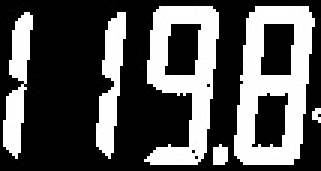
#> input picture data_prep/120C/120C_00002.jpg, 107 x 57 px, given in place of 90C.MOV, which was not available (shown 3 times larger)
$ jupyter execute get_readings_v2.ipynb   (text cells are left out)
#> lines starting #> are read from the running program, lines starting #| are printed output that depends on the picture
#> further down, image is the input picture: shape (57, 107, 3); min 0, max 255, mean 86.7
[cell 1]
import cv2
import numpy as np

[cell 2]
def rescaleFrame(frame, scale = 0.4):
#> called with scale = 0.4
    width = int(frame.shape[1]*scale)
#> width = 42
    height = int(frame.shape[0]*scale)
#> height = 22
    dimensions = (width, height)
#> dimensions = (42, 22)

    return cv2.resize(frame, dimensions, interpolation = cv2.INTER_AREA)
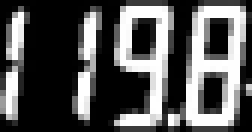
#> returned value: shape (22, 42, 3) (shown 6 times larger); min 0, max 255, mean 86.7

[cell 3]
# Reading Video
capture=cv2.VideoCapture('90C.MOV')
count = 0
success = True
fps = int(capture.get(cv2.CAP_PROP_FPS))

while success:
    success, image = capture.read()
#     print('read a new frame:', success)
    if count%(1*fps) == 0 :
        image = rescaleFrame(image)
        cv2.imwrite('./90C/frame%d.jpg'%count,image)
#         print('successfully written 1th frame')
    count+=1


$ run again, on data_prep/120C/120C_00004.jpg
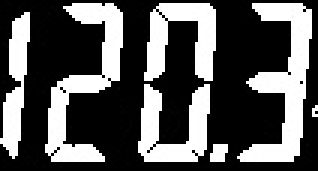
#> input picture data_prep/120C/120C_00004.jpg, 106 x 57 px, given in place of 90C.MOV, which was not available (shown 3 times larger)
#> image is the input picture: shape (57, 106, 3); min 0, max 255, mean 87.6
#> in rescaleFrame, `return cv2.resize(frame, dimensions, interpolation = cv2.INTER_AREA)`:
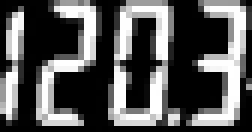
#> returned value: shape (22, 42, 3) (shown 6 times larger); min 0, max 255, mean 87.6
